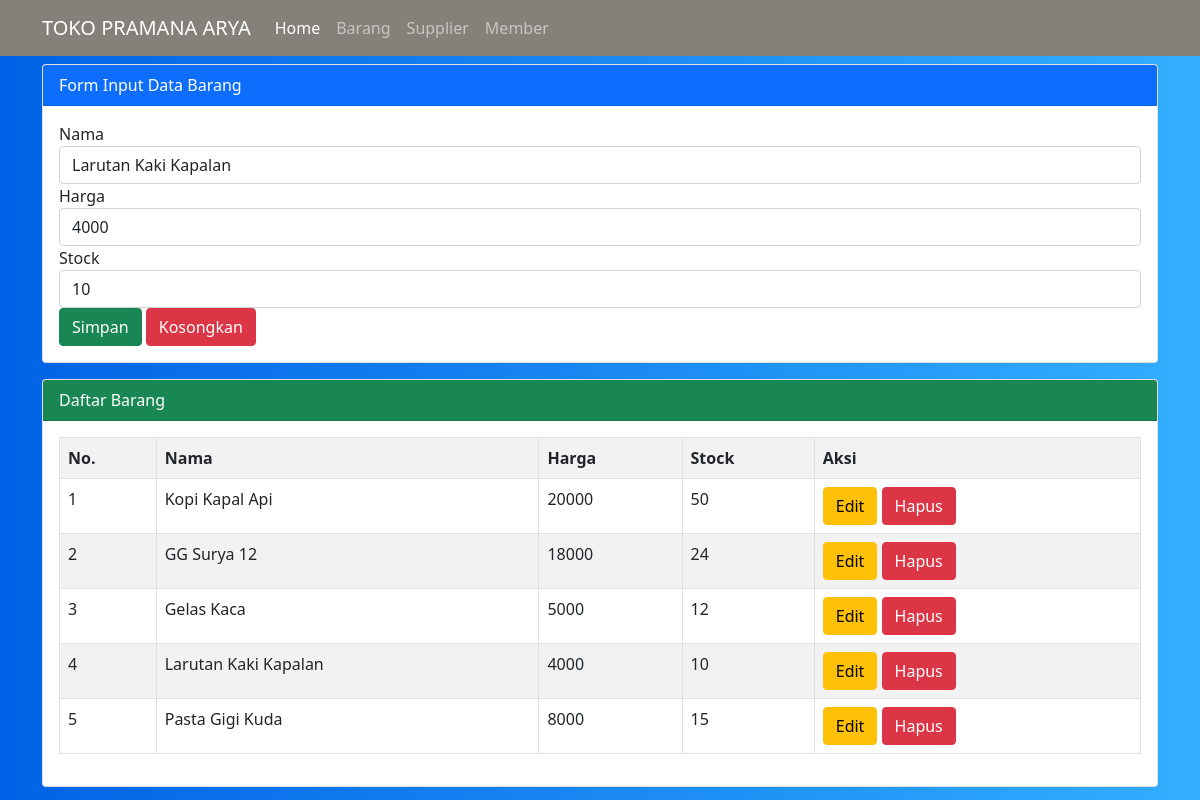
The app's page /barang.php?hal=edit&id=2 with its own data.
### tables this page shows
CREATE TABLE `barang` (
  `id_barang` int(11) NOT NULL,
  `nama_barang` varchar(20) NOT NULL,
  `harga` int(11) NOT NULL,
  `stock` int(11) NOT NULL
);

### barang.php (the view, shortened to what this page needs)
<?php
	$server = "localhost";
	$user = "root";
	$pass = "";
	$database = "uas-web";
	$koneksi = mysqli_connect($server, $user, $pass, $database)or die(mysqli_error($koneksi));
	if(isset($_GET['hal']))
	{
		if(@$_GET['hal'] == "edit")
		{
			$tampil = mysqli_query($koneksi, "SELECT * FROM barang WHERE id_barang = '$_GET[id]' ");
			$data = mysqli_fetch_array($tampil);
			if($data)
			{
				$vnama = $data['nama_barang'];
				$vharga = $data['harga'];
				$vstock = $data['stock'];
			}
		}
	}
?>
<!DOCTYPE html>
<html>
<head>
    <link href="https://cdn.jsdelivr.net/npm/bootstrap@5.0.0-beta1/dist/css/bootstrap.min.css" rel="stylesheet">
</head>
<body style="background: linear-gradient(to right, #0062E6, #33AEFF)">
    <nav class="navbar navbar-expand-lg navbar-dark fixed-top" id="mainnav" style="background-color: #84817a">
      <div class="container">
        <a class="navbar-brand" href="#">TOKO PRAMANA ARYA</a>
        <div class="collapse navbar-collapse" id="navbarNav">
          <ul class="navbar-nav ml-auto">
            <li class="nav-item">
              <a class="nav-link active" aria-current="page" href="home.php">Home</a>
            </li>
            <li class="nav-item">
              <a class="nav-link" href="barang.php">Barang</a>
            </li>
            <li class="nav-item">
              <a class="nav-link" href="supplier.php">Supplier</a>
            </li>
            <li class="nav-item">
              <a class="nav-link" href="member.php">Member</a>
            </li>
          </ul>
        </div>
      </div>
    </nav>
<br><br>
<div class="container">
	<div class="card mt-3">
	  <div class="card-header bg-primary text-white">
	    Form Input Data Barang
	  </div>
	  <div class="card-body">
	    <form method="post" action="">
	    	<div class="form-group">
	    		<label>Nama</label>
	    		<input type="text" name="tnama" value="<?=@$vnama?>" class="form-control" placeholder="Input Nama Barang disini!" required>
	    	</div>
	    	<div class="form-group">
	    		<label>Harga</label>
	    		<input type="number" name="tharga" value="<?=@$vharga?>" class="form-control" placeholder="Input Harga Barang disini!" required>
	    	</div>
	    	<div class="form-group">
	    		<label>Stock</label>
	    		<input type="number" name="tstock" value="<?=@$vstock?>" class="form-control" placeholder="Input Jumlah Stock disini!" required>
	    	</div>
	    	<button type="submit" class="btn btn-success" name="bsimpan">Simpan</button>
	    	<button type="reset" class="btn btn-danger" name="breset">Kosongkan</button>
	    </form>
	  </div>
	</div>
	<div class="card mt-3">
	  <div class="card-header bg-success text-white">
	    Daftar Barang
	  </div>
	  <div class="card-body">
	    <table class="table table-bordered table-striped">
	    	<tr>
	    		<th>No.</th>
	    		<th>Nama</th>
	    		<th>Harga</th>
	    		<th>Stock</th>
	    		<th>Aksi</th>
	    	</tr>
	    	<?php
	    		$no = 1;
	    		$tampil = mysqli_query($koneksi, "SELECT * from barang order by id_barang desc");
	    		while($data = mysqli_fetch_array($tampil)) :
	    	?>
	    	<tr>
	    		<td><?=$no++;?></td>
	    		<td><?=$data['nama_barang']?></td>
	    		<td><?=$data['harga']?></td>
	    		<td><?=$data['stock']?></td>
	    		<td>
	    			<a href="barang.php?hal=edit&id=<?=$data['id_barang']?>" class="btn btn-warning"> Edit </a>
	    			<a href="barang.php?hal=hapus&id=<?=$data['id_barang']?>"
	    			   onclick="return confirm('Apakah yakin ingin menghapus data ini?')" class="btn btn-danger"> Hapus </a>
	    		</td>
	    	</tr>
	    <?php endwhile;  ?>
	    </table>
	  </div>
	</div>
</div>
</body>
</html>

### records on screen
barang: tnama "Larutan Kaki Kapalan", tharga "4000", tstock "10", nama_barang "Larutan Kaki Kapalan", harga "4000", stock "10"
barang: nama_barang "Kopi Kapal Api", harga "20000", stock "50"
barang: nama_barang "GG Surya 12", harga "18000", stock "24"
barang: nama_barang "Gelas Kaca", harga "5000", stock "12"
barang: nama_barang "Pasta Gigi Kuda", harga "8000", stock "15"
